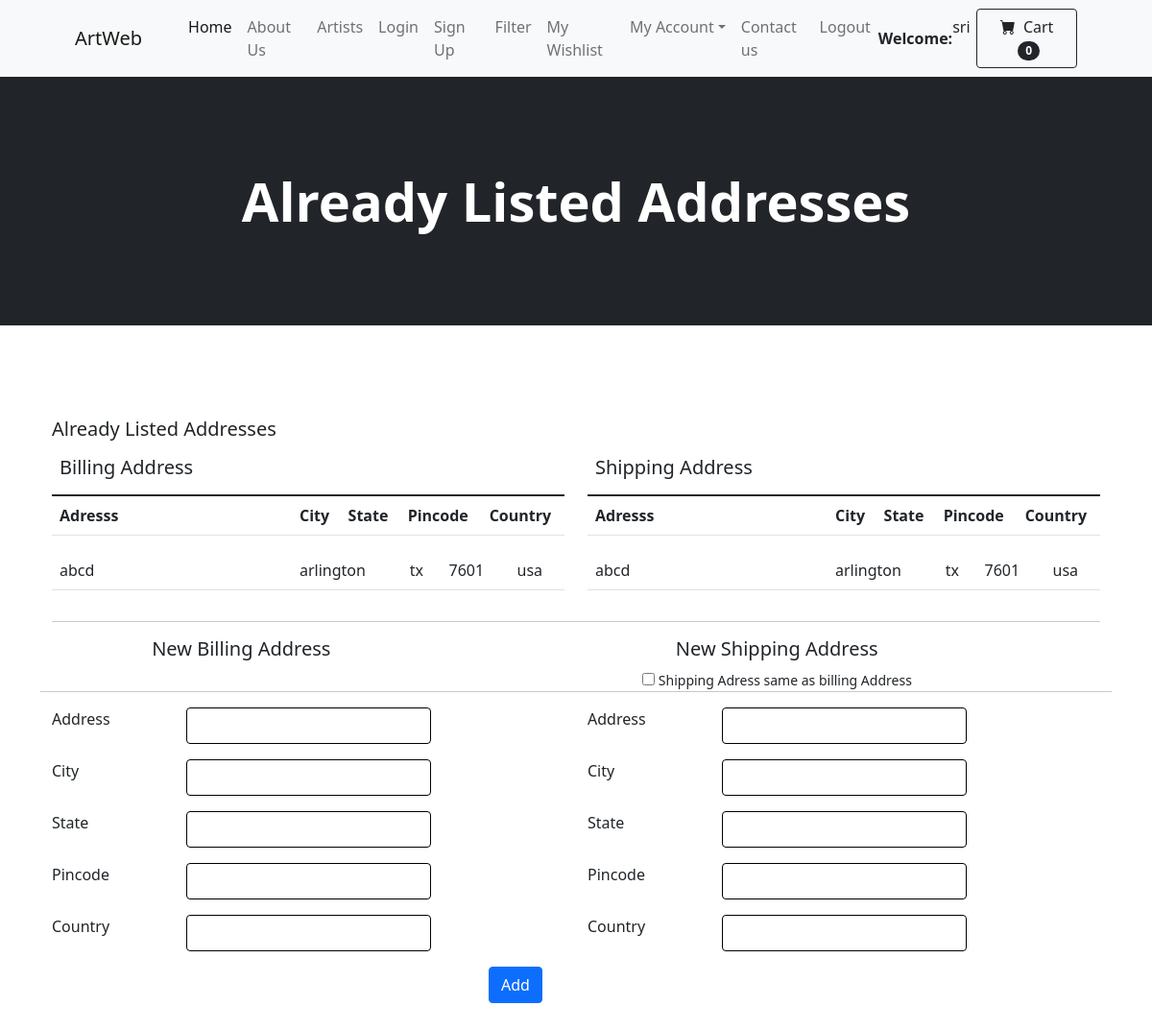
The app's page /manage-addresses.php (signed in) with its own data.
### tables this page shows
CREATE TABLE `addresses` (
  `id` int(11) NOT NULL,
  `userId` int(11) DEFAULT NULL,
  `billingAddress` varchar(255) DEFAULT NULL,
  `biilingCity` varchar(150) DEFAULT NULL,
  `billingState` varchar(100) DEFAULT NULL,
  `billingPincode` int(11) DEFAULT NULL,
  `billingCountry` varchar(100) DEFAULT NULL,
  `shippingAddress` varchar(300) DEFAULT NULL,
  `shippingCity` varchar(150) DEFAULT NULL,
  `shippingState` varchar(100) DEFAULT NULL,
  `shippingPincode` int(11) DEFAULT NULL,
  `shippingCountry` varchar(100) DEFAULT NULL,
  `postingDate` timestamp NULL DEFAULT current_timestamp()
);

### manage-addresses.php (the view, shortened to what this page needs)
<?php session_start();
include_once('includes/config.php');
if(strlen($_SESSION['id'])==0)
{   header('location:logout.php');
}else{
?>
<!DOCTYPE html>
<html lang="en">
    <head>
        <link href="https://cdn.jsdelivr.net/npm/bootstrap-icons@1.5.0/font/bootstrap-icons.css" rel="stylesheet" />
        <link href="css/styles.css" rel="stylesheet" />
    </head>
    <body>
<?php include_once('includes/header.php');?>
        <header class="bg-dark py-5">
            <div class="container px-4 px-lg-5 my-5">
                <div class="text-center text-white">
                    <h1 class="display-4 fw-bolder">Already Listed Addresses</h1>
                </div>
            </div>
        </header>
        <section class="py-5">
            <div class="container px-4  mt-5">
<h5>Already Listed Addresses</h5>
<?php
$uid=$_SESSION['id'];
$query=mysqli_query($con,"select * from addresses where userId='$uid'");
$count=mysqli_num_rows($query);
if($count==0):
echo "<font color='red'>No addresses Found.</font>";
else:
 ?>
 <form method="post">
<div class="row">
<div class="col-6">
      <table class="table">
            <thead>
                <tr>
                    <th colspan="4"><h5>Billing Address</h5></th>
                </tr>
            </thead>
            <tr>
                <thead>
                    <th width="250">Adresss</th>
                    <th>City</th>
                    <th>State</th>
                    <th>Pincode</th>
                    <th>Country</th>
                </thead>
            </tr>
            </table>
</div>
<div class="col-6">
          <table class="table">
            <thead>
                <tr>
                    <th colspan="4"><h5>Shipping Address</h5></th>
                </tr>
            </thead>
            <tr>
                <thead>
                    <th width="250">Adresss</th>
                    <th>City</th>
                    <th>State</th>
                    <th>Pincode</th>
                    <th>Country</th>
                </thead>
            </tr>
            </table>
</div>
</div>
<?php while ($result=mysqli_fetch_array($query)) { ?>
<div class="row">
<div class="col-6">
      <table class="table">
            <tbody>
                <tr>
                    <td width="250"><?php echo $result['billingAddress'];?></td>
                    <td><?php echo $result['biilingCity'];?></td>
                    <td><?php echo $result['billingState'];?></td>
                    <td><?php echo $result['billingPincode'];?></td>
                    <td><?php echo $result['billingCountry'];?></td>
                </tr>
            </tbody>
            </table>
</div>
<div class="col-6">
          <table class="table">
            <tbody>
                <tr>
                    <td width="250"><?php echo $result['shippingAddress'];?></td>
                    <td><?php echo $result['shippingCity'];?></td>
                    <td><?php echo $result['shippingState'];?></td>
                    <td><?php echo $result['shippingPincode'];?></td>
                    <td><?php echo $result['shippingCountry'];?></td>
                </tr>
            </tbody>
            </table>
</div>
</div>
<?php } endif;?>
</form>
<hr />
<form method="post" name="address">
     <div class="row">
        <div class="col-6">
               <div class="row">
         <div class="col-9" align="center"><h5>New Billing Address</h5><br /></div>
         <hr />
     </div>
     <div class="row">
         <div class="col-3">Address</div>
         <div class="col-6"><input type="text" name="baddress" id="baddress" class="form-control" required ></div>
     </div>
       <div class="row mt-3">
         <div class="col-3">City</div>
         <div class="col-6"><input type="text" name="bcity" id="bcity"  class="form-control" required>
         </div>
     </div>
       <div class="row mt-3">
         <div class="col-3">State</div>
         <div class="col-6"><input type="text" name="bstate" id="bstate" class="form-control" required></div>
     </div>
          <div class="row mt-3">
         <div class="col-3">Pincode</div>
         <div class="col-6"><input type="text" name="bpincode" id="bpincode" pattern="[0-9]+" title="only numbers" maxlength="6" class="form-control" required></div>
     </div>
           <div class="row mt-3">
         <div class="col-3">Country</div>
         <div class="col-6"><input type="text" name="bcountry" id="bcountry" class="form-control" required></div>
     </div>
 </div>
        <div class="col-6">
               <div class="row">
         <div class="col-9" align="center"><h5>New Shipping Address</h5>
            <input type="checkbox" name="adcheck" value="1"/>
            <small>Shipping Adress same as billing Address</small></div>
         <hr />
     </div>
     <div class="row">
         <div class="col-3">Address</div>
         <div class="col-6"><input type="text" name="saddress"  id="saddress" class="form-control" required ></div>
     </div>
       <div class="row mt-3">
         <div class="col-3">City</div>
         <div class="col-6"><input type="text" name="scity" id="scity" class="form-control" required>
         </div>
     </div>
       <div class="row mt-3">
         <div class="col-3">State</div>
         <div class="col-6"><input type="text" name="sstate" id="sstate" class="form-control" required></div>
     </div>
          <div class="row mt-3">
         <div class="col-3">Pincode</div>
         <div class="col-6"><input type="text" name="spincode" id="spincode" pattern="[0-9]+" title="only numbers" maxlength="6" class="form-control" required></div>
     </div>
           <div class="row mt-3">
         <div class="col-3">Country</div>
         <div class="col-6"><input type="text" name="scountry" id="scountry" class="form-control" required></div>
     </div>
 </div>
         <div class="row mt-3">
                 <div class="col-5">&nbsp;</div>
         <div class="col-6"><input type="submit" name="submit" id="submit" class="btn btn-primary" value="Add" required></div>
     </div>
</div>
 </form>
            </div>
    </body>
</html>
<?php } ?>

### records on screen
addresses: billingAddress "abcd", biilingCity "arlington", billingState "tx", billingPincode "7601", billingCountry "usa", shippingAddress "abcd", shippingCity "arlington", shippingState "tx", shippingPincode "7601", shippingCountry "usa"

### other values on screen
$_SESSION['username'] "sri"
